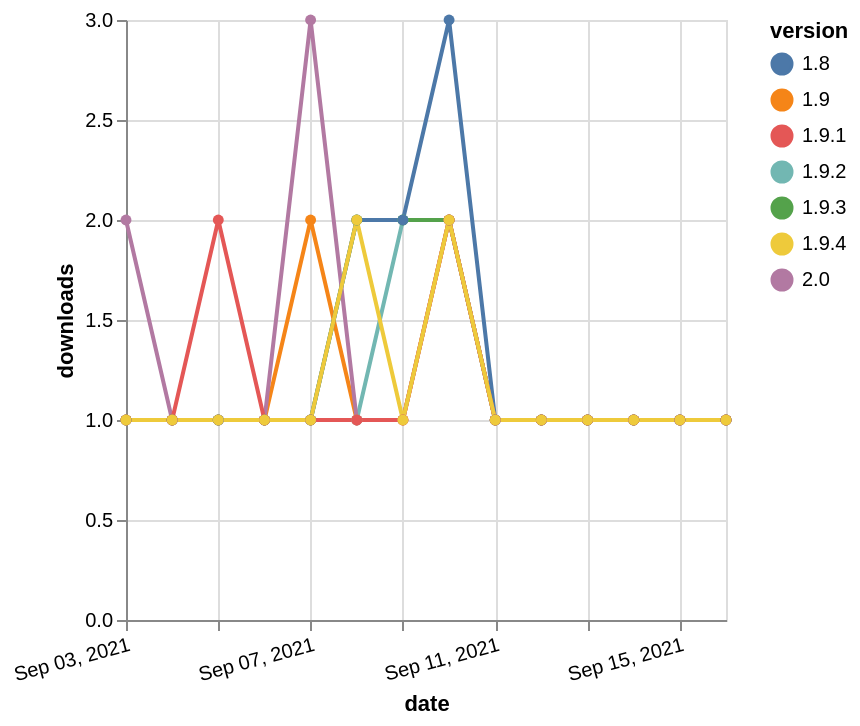

Here is the Vega-Lite specification saved for this chart:
### Vega-Lite specification from a JSON file in a GitHub repository (floating-point values rounded to 4 significant figures)
{"$schema": "https://vega.github.io/schema/vega-lite/v5.json", "description": "A simple bar chart with embedded data.", "data": {"values": [{"date": "2021-09-03", "total": 210, "delta": 1, "version": "1.9.2"}, {"date": "2021-09-04", "total": 211, "delta": 1, "version": "1.9.2"}, {"date": "2021-09-05", "total": 212, "delta": 1, "version": "1.9.2"}, {"date": "2021-09-06", "total": 213, "delta": 1, "version": "1.9.2"}, {"date": "2021-09-07", "total": 214, "delta": 1, "version": "1.9.2"}, {"date": "2021-09-08", "total": 215, "delta": 1, "version": "1.9.2"}, {"date": "2021-09-09", "total": 217, "delta": 2, "version": "1.9.2"}, {"date": "2021-09-10", "total": 219, "delta": 2, "version": "1.9.2"}, {"date": "2021-09-11", "total": 220, "delta": 1, "version": "1.9.2"}, {"date": "2021-09-12", "total": 221, "delta": 1, "version": "1.9.2"}, {"date": "2021-09-13", "total": 222, "delta": 1, "version": "1.9.2"}, {"date": "2021-09-14", "total": 223, "delta": 1, "version": "1.9.2"}, {"date": "2021-09-15", "total": 224, "delta": 1, "version": "1.9.2"}, {"date": "2021-09-16", "total": 225, "delta": 1, "version": "1.9.2"}, {"date": "2021-09-03", "total": 206, "delta": 1, "version": "1.9.3"}, {"date": "2021-09-04", "total": 207, "delta": 1, "version": "1.9.3"}, {"date": "2021-09-05", "total": 208, "delta": 1, "version": "1.9.3"}, {"date": "2021-09-06", "total": 209, "delta": 1, "version": "1.9.3"}, {"date": "2021-09-07", "total": 210, "delta": 1, "version": "1.9.3"}, {"date": "2021-09-08", "total": 212, "delta": 2, "version": "1.9.3"}, {"date": "2021-09-09", "total": 214, "delta": 2, "version": "1.9.3"}, {"date": "2021-09-10", "total": 216, "delta": 2, "version": "1.9.3"}, {"date": "2021-09-11", "total": 217, "delta": 1, "version": "1.9.3"}, {"date": "2021-09-12", "total": 218, "delta": 1, "version": "1.9.3"}, {"date": "2021-09-13", "total": 219, "delta": 1, "version": "1.9.3"}, {"date": "2021-09-14", "total": 220, "delta": 1, "version": "1.9.3"}, {"date": "2021-09-15", "total": 221, "delta": 1, "version": "1.9.3"}, {"date": "2021-09-16", "total": 222, "delta": 1, "version": "1.9.3"}, {"date": "2021-09-03", "total": 217, "delta": 1, "version": "1.9"}, {"date": "2021-09-04", "total": 218, "delta": 1, "version": "1.9"}, {"date": "2021-09-05", "total": 219, "delta": 1, "version": "1.9"}, {"date": "2021-09-06", "total": 220, "delta": 1, "version": "1.9"}, {"date": "2021-09-07", "total": 222, "delta": 2, "version": "1.9"}, {"date": "2021-09-08", "total": 223, "delta": 1, "version": "1.9"}, {"date": "2021-09-09", "total": 224, "delta": 1, "version": "1.9"}, {"date": "2021-09-10", "total": 226, "delta": 2, "version": "1.9"}, {"date": "2021-09-11", "total": 227, "delta": 1, "version": "1.9"}, {"date": "2021-09-12", "total": 228, "delta": 1, "version": "1.9"}, {"date": "2021-09-13", "total": 229, "delta": 1, "version": "1.9"}, {"date": "2021-09-14", "total": 230, "delta": 1, "version": "1.9"}, {"date": "2021-09-15", "total": 231, "delta": 1, "version": "1.9"}, {"date": "2021-09-16", "total": 232, "delta": 1, "version": "1.9"}, {"date": "2021-09-03", "total": 140, "delta": 2, "version": "2.0"}, {"date": "2021-09-04", "total": 141, "delta": 1, "version": "2.0"}, {"date": "2021-09-05", "total": 142, "delta": 1, "version": "2.0"}, {"date": "2021-09-06", "total": 143, "delta": 1, "version": "2.0"}, {"date": "2021-09-07", "total": 146, "delta": 3, "version": "2.0"}, {"date": "2021-09-08", "total": 147, "delta": 1, "version": "2.0"}, {"date": "2021-09-09", "total": 148, "delta": 1, "version": "2.0"}, {"date": "2021-09-10", "total": 150, "delta": 2, "version": "2.0"}, {"date": "2021-09-11", "total": 151, "delta": 1, "version": "2.0"}, {"date": "2021-09-12", "total": 152, "delta": 1, "version": "2.0"}, {"date": "2021-09-13", "total": 153, "delta": 1, "version": "2.0"}, {"date": "2021-09-14", "total": 154, "delta": 1, "version": "2.0"}, {"date": "2021-09-15", "total": 155, "delta": 1, "version": "2.0"}, {"date": "2021-09-16", "total": 156, "delta": 1, "version": "2.0"}, {"date": "2021-09-03", "total": 315, "delta": 1, "version": "1.8"}, {"date": "2021-09-04", "total": 316, "delta": 1, "version": "1.8"}, {"date": "2021-09-05", "total": 317, "delta": 1, "version": "1.8"}, {"date": "2021-09-06", "total": 318, "delta": 1, "version": "1.8"}, {"date": "2021-09-07", "total": 319, "delta": 1, "version": "1.8"}, {"date": "2021-09-08", "total": 321, "delta": 2, "version": "1.8"}, {"date": "2021-09-09", "total": 323, "delta": 2, "version": "1.8"}, {"date": "2021-09-10", "total": 326, "delta": 3, "version": "1.8"}, {"date": "2021-09-11", "total": 327, "delta": 1, "version": "1.8"}, {"date": "2021-09-12", "total": 328, "delta": 1, "version": "1.8"}, {"date": "2021-09-13", "total": 329, "delta": 1, "version": "1.8"}, {"date": "2021-09-14", "total": 330, "delta": 1, "version": "1.8"}, {"date": "2021-09-15", "total": 331, "delta": 1, "version": "1.8"}, {"date": "2021-09-16", "total": 332, "delta": 1, "version": "1.8"}, {"date": "2021-09-03", "total": 210, "delta": 1, "version": "1.9.1"}, {"date": "2021-09-04", "total": 211, "delta": 1, "version": "1.9.1"}, {"date": "2021-09-05", "total": 213, "delta": 2, "version": "1.9.1"}, {"date": "2021-09-06", "total": 214, "delta": 1, "version": "1.9.1"}, {"date": "2021-09-07", "total": 215, "delta": 1, "version": "1.9.1"}, {"date": "2021-09-08", "total": 216, "delta": 1, "version": "1.9.1"}, {"date": "2021-09-09", "total": 217, "delta": 1, "version": "1.9.1"}, {"date": "2021-09-10", "total": 219, "delta": 2, "version": "1.9.1"}, {"date": "2021-09-11", "total": 220, "delta": 1, "version": "1.9.1"}, {"date": "2021-09-12", "total": 221, "delta": 1, "version": "1.9.1"}, {"date": "2021-09-13", "total": 222, "delta": 1, "version": "1.9.1"}, {"date": "2021-09-14", "total": 223, "delta": 1, "version": "1.9.1"}, {"date": "2021-09-15", "total": 224, "delta": 1, "version": "1.9.1"}, {"date": "2021-09-16", "total": 225, "delta": 1, "version": "1.9.1"}, {"date": "2021-09-03", "total": 211, "delta": 1, "version": "1.9.4"}, {"date": "2021-09-04", "total": 212, "delta": 1, "version": "1.9.4"}, {"date": "2021-09-05", "total": 213, "delta": 1, "version": "1.9.4"}, {"date": "2021-09-06", "total": 214, "delta": 1, "version": "1.9.4"}, {"date": "2021-09-07", "total": 215, "delta": 1, "version": "1.9.4"}, {"date": "2021-09-08", "total": 217, "delta": 2, "version": "1.9.4"}, {"date": "2021-09-09", "total": 218, "delta": 1, "version": "1.9.4"}, {"date": "2021-09-10", "total": 220, "delta": 2, "version": "1.9.4"}, {"date": "2021-09-11", "total": 221, "delta": 1, "version": "1.9.4"}, {"date": "2021-09-12", "total": 222, "delta": 1, "version": "1.9.4"}, {"date": "2021-09-13", "total": 223, "delta": 1, "version": "1.9.4"}, {"date": "2021-09-14", "total": 224, "delta": 1, "version": "1.9.4"}, {"date": "2021-09-15", "total": 225, "delta": 1, "version": "1.9.4"}, {"date": "2021-09-16", "total": 226, "delta": 1, "version": "1.9.4"}]}, "width": "container", "mark": {"type": "line", "point": {"filled": true}}, "encoding": {"x": {"field": "date", "type": "temporal", "timeUnit": "yearmonthdate", "title": "date", "axis": {"labelAngle": -15}}, "y": {"field": "delta", "type": "quantitative", "title": "downloads"}, "color": {"field": "version", "type": "nominal"}, "tooltip": {"field": "delta"}}}
